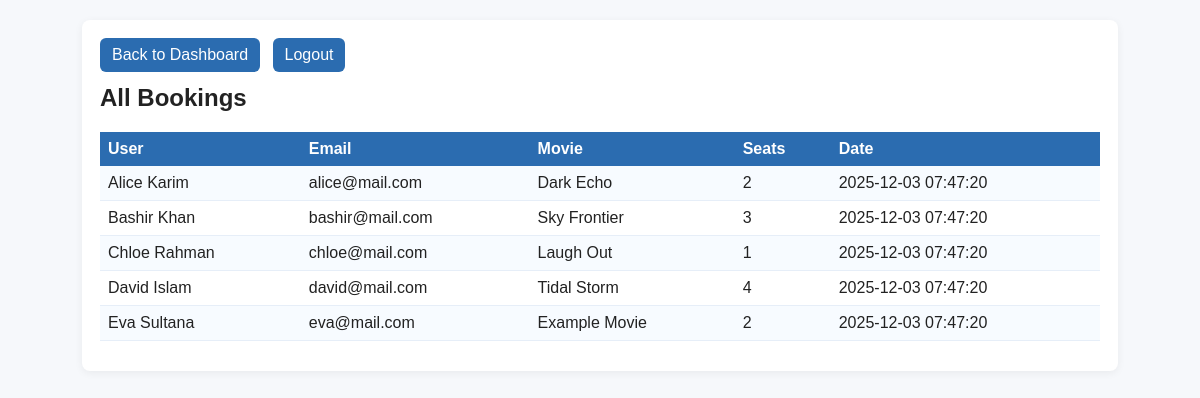
Screenshot of /manager_view_bookings.php (signed in) with the database file from the repository.
### tables this page shows
CREATE TABLE bookings (
  booking_id INT AUTO_INCREMENT PRIMARY KEY,
  user_id INT NOT NULL,
  movie_id INT NOT NULL,
  seats_booked INT NOT NULL,
  booking_date DATETIME NOT NULL DEFAULT CURRENT_TIMESTAMP,
  FOREIGN KEY (user_id) REFERENCES users(user_id) ON DELETE CASCADE,
  FOREIGN KEY (movie_id) REFERENCES movies(movie_id) ON DELETE CASCADE
);

CREATE TABLE users (
  user_id INT AUTO_INCREMENT PRIMARY KEY,
  name VARCHAR(100) NOT NULL,
  phone VARCHAR(30),
  email VARCHAR(150) NOT NULL UNIQUE,
  password VARCHAR(255) NOT NULL,
  is_approved TINYINT(1) NOT NULL DEFAULT 0
);

CREATE TABLE movies (
  movie_id INT AUTO_INCREMENT PRIMARY KEY,
  title VARCHAR(255) NOT NULL,
  showtime DATETIME NOT NULL,
  release_date DATE,
  price_per_seat DECIMAL(8,2) NOT NULL DEFAULT 0.00,
  total_seats INT NOT NULL DEFAULT 0,
  theater_id INT NOT NULL,
  genre VARCHAR(100),
  duration VARCHAR(50),
  FOREIGN KEY (theater_id) REFERENCES theaters(theater_id) ON DELETE CASCADE
);

### manager_view_bookings.php (the view, shortened to what this page needs)
<?php
require 'db.php';
$sql = "SELECT b.booking_id, b.seats_booked, b.booking_date,
               u.name AS user_name, u.email,
               m.title AS movie_title
        FROM bookings b
        JOIN users u ON b.user_id = u.user_id
        JOIN movies m ON b.movie_id = m.movie_id
        ORDER BY b.booking_date DESC";
$res = $mysqli->query($sql);
?>
<!doctype html>
<html>
<head><meta charset="utf-8"><title>View Bookings</title><link rel="stylesheet" href="style.css"></head>
<body>
<div class="container">
  <div class="nav">
    <a class="button" href="manager_dashboard.php">Back to Dashboard</a>
    <a class="button" href="logout.php">Logout</a>
  </div>
  <h2>All Bookings</h2>
  <table>
    <tr>
      <th>User</th><th>Email</th><th>Movie</th><th>Seats</th><th>Date</th>
    </tr>
    <?php while($row = $res->fetch_assoc()): ?>
    <tr>
      <td><?php echo htmlspecialchars($row['user_name']); ?></td>
      <td><?php echo htmlspecialchars($row['email']); ?></td>
      <td><?php echo htmlspecialchars($row['movie_title']); ?></td>
      <td><?php echo (int)$row['seats_booked']; ?></td>
      <td><?php echo htmlspecialchars($row['booking_date']); ?></td>
    </tr>
    <?php endwhile; ?>
  </table>
</div>
</body>
</html>

### style.css (style rules this page uses)
body { font-family: Arial, Helvetica, sans-serif; background: #f6f8fb; margin: 0; padding: 20px; color: #222; }
.container { max-width: 1000px; margin: 0 auto; background: #fff; padding: 18px; border-radius: 8px; box-shadow: 0 2px 8px rgba(0,0,0,0.06); }
h1,h2 { margin-top: 0; }
table { width: 100%; border-collapse: collapse; margin-bottom: 12px; }
th { background: #2b6cb0; color: white; padding: 8px; text-align: left; }
td { padding: 8px; border-bottom: 1px solid #e6eef8; }
tr:nth-child(even) td { background: #f7fbff; }
tr:nth-child(odd) td { background: #ffffff; }
.button { display: inline-block; padding: 8px 12px; border-radius: 6px; text-decoration: none; background: #2b6cb0; color: white; border: 0; cursor: pointer; }
.nav { margin-bottom: 12px; }
.nav a { margin-right: 8px; }

### rows the page displays
bookings: user.name "Alice Karim", user.email "alice@mail.com", movie.title "Dark Echo", seats_booked "2", booking_date "2025-12-03 07:47:20"
bookings: user.name "Bashir Khan", user.email "bashir@mail.com", movie.title "Sky Frontier", seats_booked "3", booking_date "2025-12-03 07:47:20"
bookings: user.name "Chloe Rahman", user.email "chloe@mail.com", movie.title "Laugh Out", seats_booked "1", booking_date "2025-12-03 07:47:20"
bookings: user.name "David Islam", user.email "david@mail.com", movie.title "Tidal Storm", seats_booked "4", booking_date "2025-12-03 07:47:20"
bookings: user.name "Eva Sultana", user.email "eva@mail.com", movie.title "Example Movie", seats_booked "2", booking_date "2025-12-03 07:47:20"
